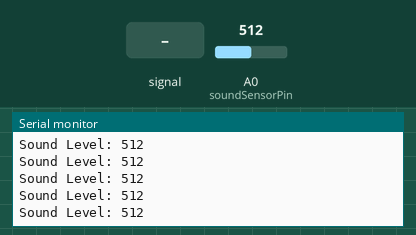
The sketch below on a simulated Arduino Uno, built with avr-gcc and run on an emulated ATmega328P. On the bench: the last lines printed to the serial monitor. Inputs (shaded band) come from the test bench; at power-on: A0 (soundSensorPin) = 512.

Above: at 1.2 s.
1.3 s: A0 (soundSensorPin) fed a 200 Hz sine of ±81 counts around its level
At 1.31 s:
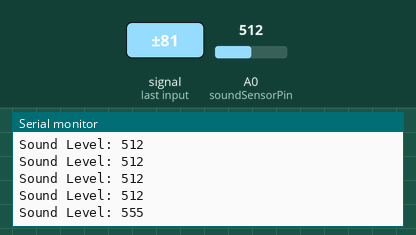
2.8 s: A0 (soundSensorPin) set to 716
At 2.82 s:
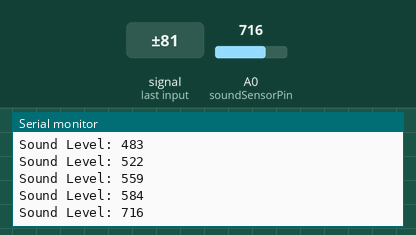
4.3 s: A0 (soundSensorPin) fed a 1000 Hz sine of ±255 counts around its level
At 4.32 s:
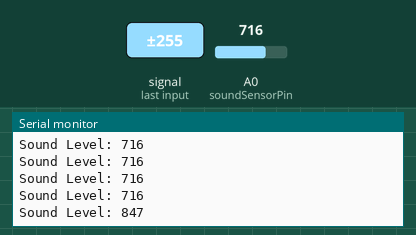
5.8 s: A0 (soundSensorPin) set to 900
At 5.83 s:
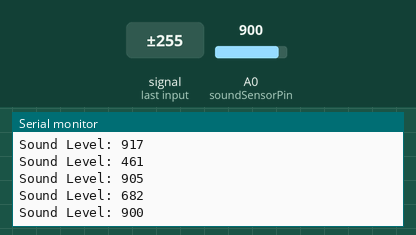
Timing chart, 0 to 8.3 s (numbered marks = the images above; inputs shaded):
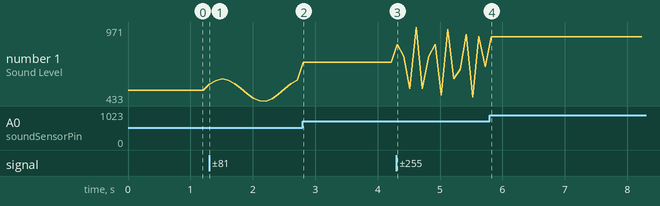

Measured:
- after the input at 1.3 s, the serial monitor: prints a new line at once (image 1)
- after the input at 2.8 s, the serial monitor: prints a new line at once (image 2)
- after the input at 4.3 s, the serial monitor: prints a new line at once (image 3)
- after the input at 5.8 s, the serial monitor: prints a new line at once (image 4)
- plotted number 1: 512 → 584 after the input at 1.3 s, 584 → 716 after the input at 2.8 s, 716 → 682 after the input at 4.3 s, 682 → 900 after the input at 5.8 s

The sketch:

sound_sensor.ino
```cpp
const int soundSensorPin = A0; // Pin where the sound sensor is connected
int soundLevel;

void setup() {
  Serial.begin(9600); // Initialize serial communication at 9600 bits per second
  pinMode(soundSensorPin, INPUT); // Set the sound sensor pin as an input
}

void loop() {
  soundLevel = analogRead(soundSensorPin); // Read the sound level
  Serial.print("Sound Level: ");
  Serial.println(soundLevel); // Print the sound level to the Serial Monitor
  delay(100); // Wait for 100 milliseconds before the next reading
}
```
